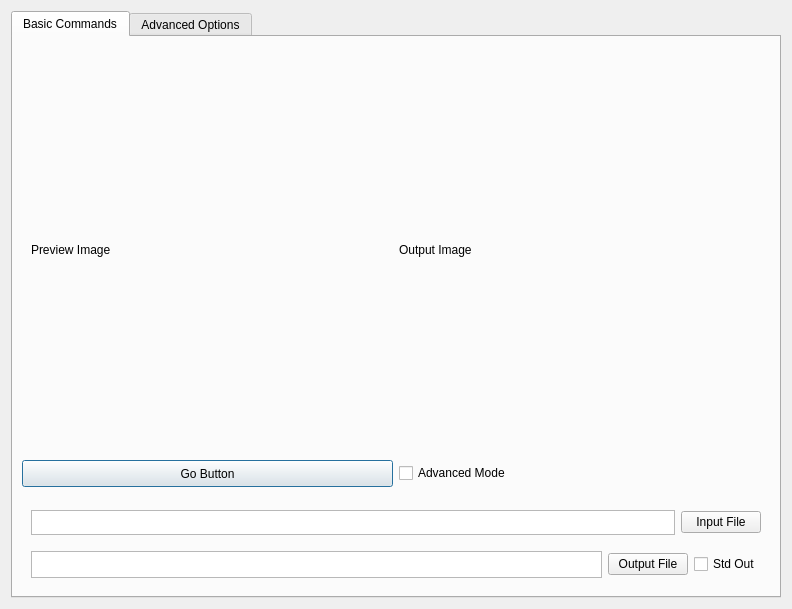
<?xml version="1.0" encoding="UTF-8"?>
<ui version="4.0">
 <class>Dialog</class>
 <widget class="QDialog" name="Dialog">
  <property name="geometry">
   <rect>
    <x>0</x>
    <y>0</y>
    <width>792</width>
    <height>609</height>
   </rect>
  </property>
  <property name="sizePolicy">
   <sizepolicy hsizetype="Preferred" vsizetype="Preferred">
    <horstretch>0</horstretch>
    <verstretch>0</verstretch>
   </sizepolicy>
  </property>
  <property name="windowTitle">
   <string>Ray's Fancy Raster Program</string>
  </property>
  <layout class="QVBoxLayout" name="verticalLayout">
   <property name="sizeConstraint">
    <enum>QLayout::SetMaximumSize</enum>
   </property>
   <item>
    <widget class="QTabWidget" name="tabWidget">
     <property name="currentIndex">
      <number>0</number>
     </property>
     <widget class="QWidget" name="tab">
      <attribute name="title">
       <string>Basic Commands</string>
      </attribute>
      <layout class="QVBoxLayout" name="verticalLayout_2">
       <item>
        <widget class="QWidget" name="horizontalWidget" native="true">
         <property name="sizePolicy">
          <sizepolicy hsizetype="Preferred" vsizetype="Maximum">
           <horstretch>0</horstretch>
           <verstretch>0</verstretch>
          </sizepolicy>
         </property>
         <layout class="QHBoxLayout" name="horizontalLayout">
          <property name="sizeConstraint">
           <enum>QLayout::SetMaximumSize</enum>
          </property>
          <item>
           <widget class="QLabel" name="PreviewView">
            <property name="sizePolicy">
             <sizepolicy hsizetype="Preferred" vsizetype="Expanding">
              <horstretch>0</horstretch>
              <verstretch>0</verstretch>
             </sizepolicy>
            </property>
            <property name="minimumSize">
             <size>
              <width>0</width>
              <height>100</height>
             </size>
            </property>
            <property name="text">
             <string>Preview Image</string>
            </property>
            <property name="scaledContents">
             <bool>false</bool>
            </property>
           </widget>
          </item>
          <item>
           <widget class="QLabel" name="OutputView">
            <property name="sizePolicy">
             <sizepolicy hsizetype="Preferred" vsizetype="Expanding">
              <horstretch>0</horstretch>
              <verstretch>0</verstretch>
             </sizepolicy>
            </property>
            <property name="minimumSize">
             <size>
              <width>0</width>
              <height>100</height>
             </size>
            </property>
            <property name="text">
             <string>Output Image</string>
            </property>
            <property name="scaledContents">
             <bool>false</bool>
            </property>
           </widget>
          </item>
         </layout>
        </widget>
       </item>
       <item>
        <layout class="QHBoxLayout" name="horizontalLayout_4">
         <item>
          <widget class="QPushButton" name="GoButton">
           <property name="minimumSize">
            <size>
             <width>0</width>
             <height>27</height>
            </size>
           </property>
           <property name="maximumSize">
            <size>
             <width>16777215</width>
             <height>27</height>
            </size>
           </property>
           <property name="text">
            <string>Go Button</string>
           </property>
          </widget>
         </item>
         <item>
          <widget class="QCheckBox" name="AdvancedModeCheckbox">
           <property name="text">
            <string>Advanced Mode</string>
           </property>
          </widget>
         </item>
        </layout>
       </item>
       <item>
        <widget class="QWidget" name="horizontalWidget" native="true">
         <property name="sizePolicy">
          <sizepolicy hsizetype="Preferred" vsizetype="Fixed">
           <horstretch>0</horstretch>
           <verstretch>0</verstretch>
          </sizepolicy>
         </property>
         <property name="minimumSize">
          <size>
           <width>0</width>
           <height>27</height>
          </size>
         </property>
         <property name="maximumSize">
          <size>
           <width>16777215</width>
           <height>27</height>
          </size>
         </property>
         <layout class="QHBoxLayout" name="horizontalLayout_2">
          <property name="sizeConstraint">
           <enum>QLayout::SetMinimumSize</enum>
          </property>
          <item>
           <widget class="QPlainTextEdit" name="InputFileField">
            <property name="sizePolicy">
             <sizepolicy hsizetype="Expanding" vsizetype="Fixed">
              <horstretch>0</horstretch>
              <verstretch>0</verstretch>
             </sizepolicy>
            </property>
            <property name="minimumSize">
             <size>
              <width>10</width>
              <height>25</height>
             </size>
            </property>
            <property name="maximumSize">
             <size>
              <width>16777215</width>
              <height>25</height>
             </size>
            </property>
            <property name="verticalScrollBarPolicy">
             <enum>Qt::ScrollBarAlwaysOff</enum>
            </property>
            <property name="horizontalScrollBarPolicy">
             <enum>Qt::ScrollBarAlwaysOff</enum>
            </property>
            <property name="lineWrapMode">
             <enum>QPlainTextEdit::NoWrap</enum>
            </property>
           </widget>
          </item>
          <item>
           <widget class="QPushButton" name="InputFileButton">
            <property name="text">
             <string>Input File</string>
            </property>
           </widget>
          </item>
         </layout>
        </widget>
       </item>
       <item>
        <widget class="QWidget" name="horizontalWidget_2" native="true">
         <property name="sizePolicy">
          <sizepolicy hsizetype="Preferred" vsizetype="Fixed">
           <horstretch>0</horstretch>
           <verstretch>0</verstretch>
          </sizepolicy>
         </property>
         <layout class="QHBoxLayout" name="horizontalLayout_3">
          <item>
           <widget class="QPlainTextEdit" name="OutputFileField">
            <property name="sizePolicy">
             <sizepolicy hsizetype="Expanding" vsizetype="Fixed">
              <horstretch>0</horstretch>
              <verstretch>0</verstretch>
             </sizepolicy>
            </property>
            <property name="minimumSize">
             <size>
              <width>0</width>
              <height>27</height>
             </size>
            </property>
            <property name="maximumSize">
             <size>
              <width>16777215</width>
              <height>27</height>
             </size>
            </property>
            <property name="verticalScrollBarPolicy">
             <enum>Qt::ScrollBarAlwaysOff</enum>
            </property>
            <property name="horizontalScrollBarPolicy">
             <enum>Qt::ScrollBarAlwaysOff</enum>
            </property>
            <property name="lineWrapMode">
             <enum>QPlainTextEdit::NoWrap</enum>
            </property>
           </widget>
          </item>
          <item>
           <widget class="QPushButton" name="OutputFileButton">
            <property name="text">
             <string>Output File</string>
            </property>
           </widget>
          </item>
          <item>
           <widget class="QCheckBox" name="OutputStdout">
            <property name="text">
             <string>Std Out</string>
            </property>
           </widget>
          </item>
         </layout>
        </widget>
       </item>
      </layout>
     </widget>
     <widget class="QWidget" name="tab_2">
      <attribute name="title">
       <string>Advanced Options</string>
      </attribute>
      <layout class="QVBoxLayout" name="Foo">
       <item>
        <layout class="QHBoxLayout" name="horizontalLayout_5">
         <item>
          <widget class="QDoubleSpinBox" name="SpeedValue">
           <property name="frame">
            <bool>false</bool>
           </property>
           <property name="maximum">
            <double>200.000000000000000</double>
           </property>
          </widget>
         </item>
         <item>
          <widget class="QLabel" name="SpeedLabel">
           <property name="text">
            <string>Speed</string>
           </property>
          </widget>
         </item>
        </layout>
       </item>
       <item>
        <layout class="QHBoxLayout" name="horizontalLayout_6">
         <item>
          <widget class="QDoubleSpinBox" name="AccelValue">
           <property name="frame">
            <bool>false</bool>
           </property>
           <property name="maximum">
            <double>200.000000000000000</double>
           </property>
          </widget>
         </item>
         <item>
          <widget class="QLabel" name="AccelLabel">
           <property name="text">
            <string>Accel</string>
           </property>
          </widget>
         </item>
        </layout>
       </item>
       <item>
        <layout class="QHBoxLayout" name="horizontalLayout_7">
         <item>
          <widget class="QSpinBox" name="LaserPowerValue">
           <property name="frame">
            <bool>false</bool>
           </property>
           <property name="maximum">
            <number>150</number>
           </property>
          </widget>
         </item>
         <item>
          <widget class="QLabel" name="LaserPowerLabel">
           <property name="text">
            <string>Laser Power</string>
           </property>
          </widget>
         </item>
        </layout>
       </item>
       <item>
        <widget class="QCheckBox" name="BidirectionalRaster">
         <property name="text">
          <string>Bidirectional Raster</string>
         </property>
        </widget>
       </item>
       <item>
        <layout class="QHBoxLayout" name="horizontalLayout_10">
         <item>
          <widget class="QComboBox" name="OriginLocationDrop">
           <item>
            <property name="text">
             <string>bottom_left</string>
            </property>
           </item>
           <item>
            <property name="text">
             <string>bottom_center</string>
            </property>
           </item>
           <item>
            <property name="text">
             <string>bottom_right</string>
            </property>
           </item>
           <item>
            <property name="text">
             <string>middle_left</string>
            </property>
           </item>
           <item>
            <property name="text">
             <string>middle_center</string>
            </property>
           </item>
           <item>
            <property name="text">
             <string>middle_right</string>
            </property>
           </item>
           <item>
            <property name="text">
             <string>top_left</string>
            </property>
           </item>
           <item>
            <property name="text">
             <string>top_center</string>
            </property>
           </item>
           <item>
            <property name="text">
             <string>top_right</string>
            </property>
           </item>
          </widget>
         </item>
         <item>
          <widget class="QLabel" name="OriginLocationLabel">
           <property name="text">
            <string>Origin Location</string>
           </property>
          </widget>
         </item>
        </layout>
       </item>
       <item>
        <layout class="QHBoxLayout" name="horizontalLayout_8">
         <item>
          <widget class="QDoubleSpinBox" name="OriginXValue">
           <property name="frame">
            <bool>false</bool>
           </property>
           <property name="decimals">
            <number>5</number>
           </property>
          </widget>
         </item>
         <item>
          <widget class="QLabel" name="OriginXLabel">
           <property name="text">
            <string>Origin X (in)</string>
           </property>
          </widget>
         </item>
        </layout>
       </item>
       <item>
        <layout class="QHBoxLayout" name="horizontalLayout_9">
         <item>
          <widget class="QDoubleSpinBox" name="OriginYValue">
           <property name="frame">
            <bool>false</bool>
           </property>
           <property name="decimals">
            <number>5</number>
           </property>
          </widget>
         </item>
         <item>
          <widget class="QLabel" name="OriginYLabel">
           <property name="text">
            <string>Origin Y (in)</string>
           </property>
          </widget>
         </item>
        </layout>
       </item>
       <item>
        <widget class="QCheckBox" name="MirrorX">
         <property name="text">
          <string>Mirror X</string>
         </property>
        </widget>
       </item>
       <item>
        <widget class="QCheckBox" name="MirrorY">
         <property name="text">
          <string>Mirror Y</string>
         </property>
        </widget>
       </item>
       <item>
        <widget class="QCheckBox" name="KeepAspectRatio">
         <property name="text">
          <string>Keep Aspect Ratio</string>
         </property>
        </widget>
       </item>
       <item>
        <layout class="QHBoxLayout" name="horizontalLayout_11">
         <item>
          <widget class="QDoubleSpinBox" name="RasterWidthValue">
           <property name="frame">
            <bool>false</bool>
           </property>
           <property name="minimum">
            <double>-1.000000000000000</double>
           </property>
          </widget>
         </item>
         <item>
          <widget class="QLabel" name="RasterWidthLabel">
           <property name="text">
            <string>Raster Width (in)</string>
           </property>
          </widget>
         </item>
        </layout>
       </item>
       <item>
        <layout class="QHBoxLayout" name="horizontalLayout_14">
         <item>
          <widget class="QDoubleSpinBox" name="RasterHeightValue">
           <property name="frame">
            <bool>false</bool>
           </property>
           <property name="minimum">
            <double>-1.000000000000000</double>
           </property>
          </widget>
         </item>
         <item>
          <widget class="QLabel" name="RasterHeightLabel">
           <property name="text">
            <string>Raster Height (in)</string>
           </property>
          </widget>
         </item>
        </layout>
       </item>
       <item>
        <layout class="QHBoxLayout" name="horizontalLayout_12">
         <item>
          <widget class="QSpinBox" name="XDPIValue">
           <property name="frame">
            <bool>false</bool>
           </property>
           <property name="maximum">
            <number>300</number>
           </property>
          </widget>
         </item>
         <item>
          <widget class="QLabel" name="XDPILabel">
           <property name="text">
            <string>XDPI</string>
           </property>
          </widget>
         </item>
        </layout>
       </item>
       <item>
        <layout class="QHBoxLayout" name="horizontalLayout_13">
         <item>
          <widget class="QSpinBox" name="YDPIValue">
           <property name="frame">
            <bool>false</bool>
           </property>
           <property name="maximum">
            <number>300</number>
           </property>
          </widget>
         </item>
         <item>
          <widget class="QLabel" name="YDPILabel">
           <property name="text">
            <string>YDPI</string>
           </property>
          </widget>
         </item>
        </layout>
       </item>
      </layout>
     </widget>
    </widget>
   </item>
  </layout>
 </widget>
 <resources/>
 <connections/>
</ui>
